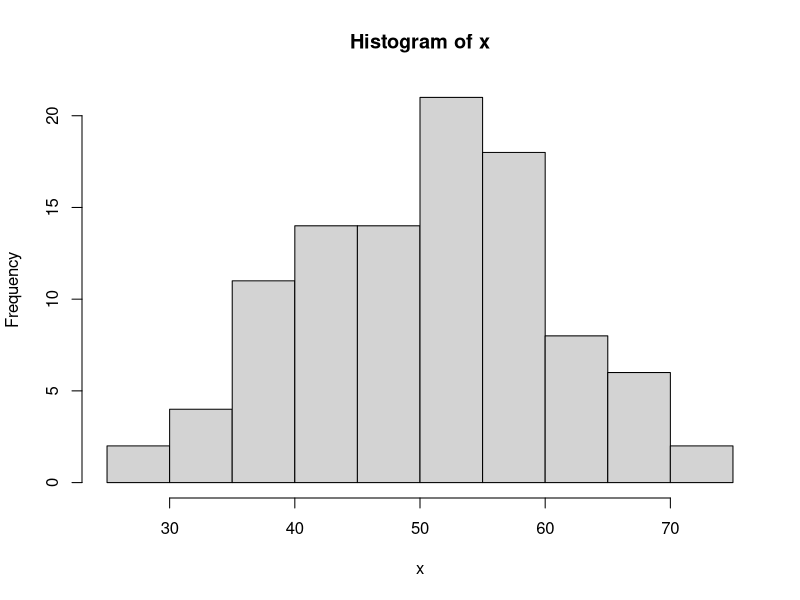

Recreate this plot in R.
mtcars
women
mtcars
x=c(1,5,4,9,0)
x
x3=c(1,2,3,4,5)
x3
x=1:100
x
x3=1:50
x3

x=runif(100,50,200)
x
?runif

x=rnorm(100,mean=50,sd=10)
x
hist(x)
trunc(x)
head(x)
floor(x)
ceiling(x)
x
ceiling(x)
floor(x)
summary(x)
typeof(x)
class(x)


#types of data structures
